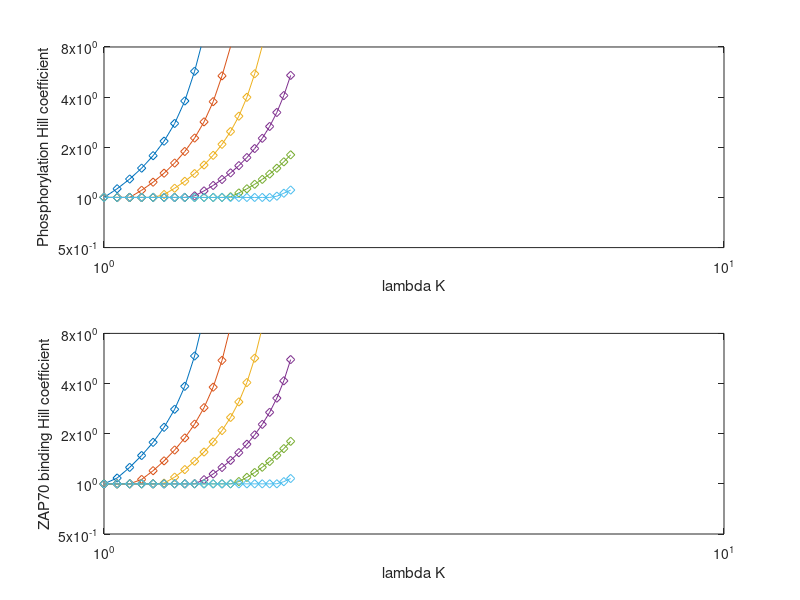
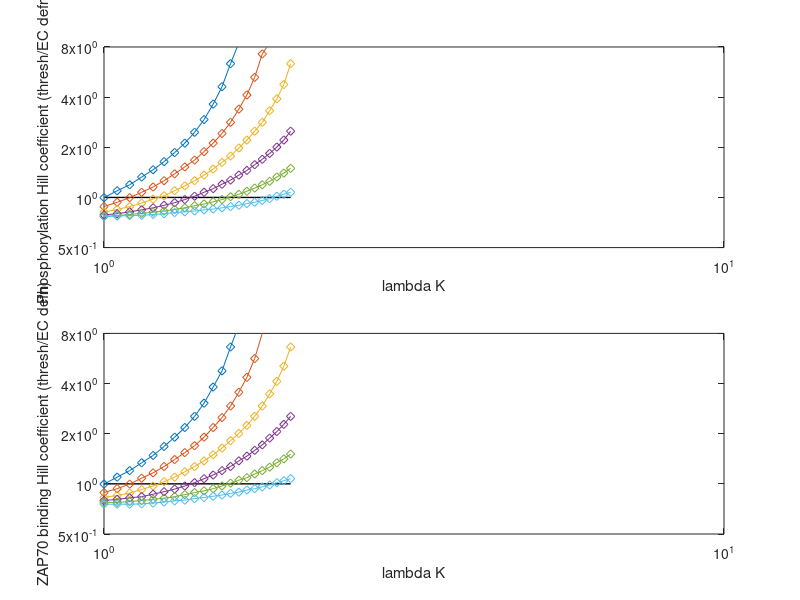
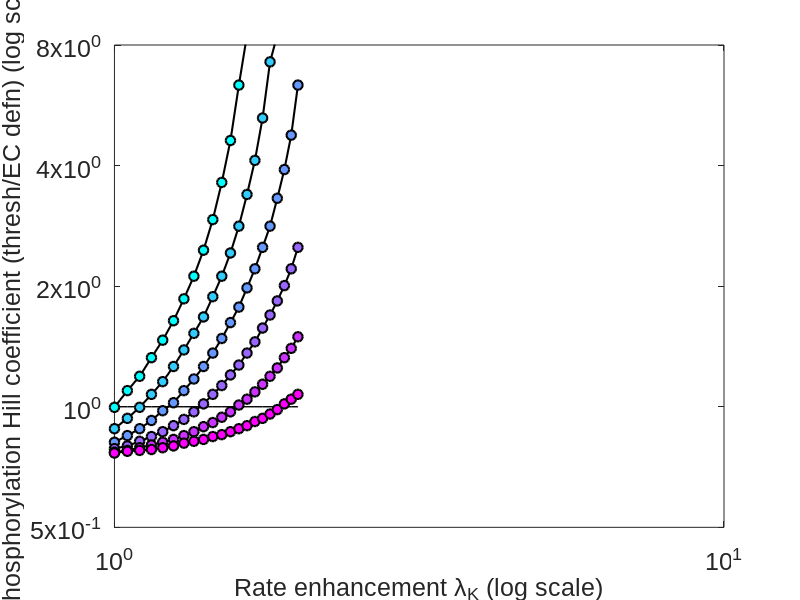

Source code (MATLAB) for these figures, in order:
% Integrative model for Lara

lambdaKArray = 1:0.05:2.0;%1.5;
lambdaZArray = 1.0:-0.1:0.5;

paramArray      = lambdaKArray;
paramOuterArray = lambdaZArray;

kF0Array = logspace(-5,5,800); % need about 800 for lambdaK big

% storage arrays
PSSArray          = zeros(numel(kF0Array),numel(paramArray));
ZSSArray          = zeros(numel(kF0Array),numel(paramArray));
nH_Z_Array        = zeros(numel(paramArray),numel(paramOuterArray));
nH_P_Array        = zeros(numel(paramArray),numel(paramOuterArray));
nH_thresh_Z_Array = zeros(numel(paramArray),numel(paramOuterArray));
nH_thresh_P_Array = zeros(numel(paramArray),numel(paramOuterArray));

%figure(4);clf(4);
%figure(5);clf(5);
%figure(31);clf(31);

if(0) % option whether or not to perform simulation
    
    for iParamOuter=1:numel(paramOuterArray)
        
        for iParam=1:numel(paramArray) % loop through parameter
            
            for iDose=1:numel(kF0Array) % loop through KP doses
                
                % biophysical parameters
                kK0 = 1; %s-1
                kF0 = kF0Array(iDose); %s-1
                kon0 = 0.1; %s-1
                koff = 0.01; %s-1
                
                N = 10; % number of sites
                
                lambdaK = lambdaKArray(iParam);%1;
                lambdaZ = lambdaZArray(iParamOuter);%1;
                
                % system
                
                dnPdt =@(nP,nZ) kK0*lambdaK.^nP.*lambdaZ.^nZ.*(N-nP) - kF0*lambdaK.^nP.*lambdaZ.^nZ.*(nP-nZ);
                dnZdt =@(nP,nZ) kon0*lambdaK.^nP.*lambdaZ.^nZ.*(nP-nZ) - koff*nZ;
                
                % CONSTANT DEPHOSPHORYLATION RATE
                %dnPdt =@(nP,nZ) kK0*lambdaK.^nP.*lambdaZ.^nZ.*(N-nP) - kF0*(nP-nZ);
                
                [T,X] = ode23s( @(t,x)[dnPdt(x(1),x(2));dnZdt(x(1),x(2))], [0,1e3], [0,0]);
                
                if(0)
                    figure(1); %clf;
                    hold on;
                    plot(T,X(:,1),'-', 'color', [0.5 0 1]); % purple for phosphorylated
                    plot(T,X(:,2),'-r'); % red for ZAP
                    
                    display(iDose);
                end
                
                PSSArray(iDose,iParam) = X(end,1);
                ZSSArray(iDose,iParam) = X(end,2);
                
            end % finished loop through KP doses
            
            % Compute Hill
            KPRatioArray = kK0./kF0Array;
            
            if(any(diff(PSSArray(:,iParam))>0.001))
                nH_P_Array(iParam,iParamOuter) = -1; % set to -1 if it's nonmonotonic increasing.
            else
                
                % quick and dirty nHill using finite differences
                [nHill_finiteDifference, indexMax] = max(diff(log(PSSArray(:,iParam)./(N-PSSArray(:,iParam))))./...
                    diff(log(KPRatioArray')));
                
                % if it's not 1, then fit cubic to derivative
                if nHill_finiteDifference > 1.001
                    domainStart = max(1,indexMax-5);
                    if indexMax == 1
                        domainEnd = 6;
                    else
                        domainEnd = indexMax+5;
                    end
                    
                    y = log(PSSArray(:,iParam)./(N-PSSArray(:,iParam)));
                    x = log(KPRatioArray');
                    diffx = diff(x(domainStart:domainEnd));
                    diffy = diff(y(domainStart:domainEnd));
                    slope = diffy./diffx;
                    
                    fit = polyfit(x(domainStart:domainEnd-1),slope,3);
                    slope_fit = polyval(fit,x(domainStart:domainEnd-1));
                    HillCoeffMaxSlope = max(slope_fit);
                    
                    nH_P_Array(iParam,iParamOuter) = HillCoeffMaxSlope;
                    
                    if max(abs(slope_fit-slope))>0.1*(max(slope_fit)-min(slope_fit))
                        display('Cubic fit inaccuracy!');
                    end
                    
                    if (0) % plots for debugging the Hill coefficient calculator
                        figure(5); hold on;
                        subplot(4,1,1);hold on;
                        plot(KPRatioArray,PSSArray(:,iParam))
                        set(gca,'xscale','log');
                        
                        subplot(4,1,2);hold on;
                        plot(KPRatioArray,PSSArray(:,iParam)./(N-PSSArray(:,iParam)))
                        set(gca,'xscale','log','yscale','log');
                        
                        subplot(4,1,3);hold on;
                        plot(x,y)
                        
                        subplot(4,1,4);hold on;
                        plot(x(1:end-1),diff(y)./diff(x))
                        
                        figure(4); hold on;
                        plot(x(domainStart:domainEnd-1), slope,'s')
                        plot(x(domainStart:domainEnd-1), slope_fit,'-');
                        
                        drawnow;
                    end
                    
                else
                    nH_P_Array(iParam,iParamOuter) = 1;
                end
                
            end
            
            if(any(diff(ZSSArray(:,iParam))>0.001))
                nH_Z_Array(iParam,iParamOuter) = -1;  % set to -1 if it's nonmonotonic increasing.
            else
                nH_Z_Array(iParam,iParamOuter) = max(diff(log(ZSSArray(:,iParam)./(N-ZSSArray(:,iParam))))./...
                    diff(log(KPRatioArray')));
            end
            
            % threshold definition of hill
            
            [~, iDoseTmp] = min((0.1-ZSSArray(:,iParam)/ZSSArray(1,iParam)).^2);
            EC10 = KPRatioArray(iDoseTmp);
            [~, iDoseTmp] = min((0.5-ZSSArray(:,iParam)/ZSSArray(1,iParam)).^2);
            EC50 = KPRatioArray(iDoseTmp);
            [~, iDoseTmp] = min((0.9-ZSSArray(:,iParam)/ZSSArray(1,iParam)).^2);
            EC90 = KPRatioArray(iDoseTmp);
            
            nH_thresh_Z_Array(iParam,iParamOuter) = log10(81)/log10(EC90/EC10);
            
            [~, iDoseTmp] = min((0.1-PSSArray(:,iParam)/PSSArray(1,iParam)).^2);
            EC10 = KPRatioArray(iDoseTmp);
            [~, iDoseTmp] = min((0.5-PSSArray(:,iParam)/PSSArray(1,iParam)).^2);
            EC50 = KPRatioArray(iDoseTmp);
            [~, iDoseTmp] = min((0.9-PSSArray(:,iParam)/PSSArray(1,iParam)).^2);
            EC90 = KPRatioArray(iDoseTmp);
            
            nH_thresh_P_Array(iParam,iParamOuter) = log10(81)/log10(EC90/EC10);
            
        end % finished sweep through params
        
        
        %%
        
        % Dose response curves
        
        if (iParam == 1)
            skip = 4;
            
            figure(21); clf;
            subplot(2,1,1); hold on; box on;
            plot(KPRatioArray(1:skip:end), PSSArray(1:skip:end));
            set(gca,'xscale','log');
            xlabel('Kinase Phosphatase ratio (ratio of intrinsic rate)');
            ylabel('Number phosphorylation (out of 10)')
            
            legend(num2str(paramArray','%3.2f'),'location','southeast')
            
            subplot(2,1,2); hold on; box on;
            plot(KPRatioArray(1:skip:end), ZSSArray(1:skip:end));
            set(gca,'xscale','log');
            ylabel('Number of ZAP70 bound (out of 10)')
            xlabel('Kinase Phosphatase ratio (ratio of intrinsic rate)');
        end
        
    end % finished sweep through outer params
    
    save('integrativeModel_twoParamSweep.mat');
    
end % if statement to prevent simulation, just for plot generation

%% Hill coefficients

load('integrativeModel_twoParamSweep.mat');

% ---- max derivative defn ----
figure(31); %clf;
subplot(2,1,1); hold on; box on;
plot(paramArray, nH_P_Array,'d-');
set(gca,'xscale','log');
set(gca,'yscale','log');
ylabel('Phosphorylation Hill coefficient');
xlabel('lambda K')
set(gca,'ylim',[2^-1,2^3],'ytick',[0.5 1 2 4 8]);

subplot(2,1,2); hold on; box on;
plot(paramArray, nH_Z_Array,'d-');
set(gca,'xscale','log');
set(gca,'yscale','log');
ylabel('ZAP70 binding Hill coefficient');
xlabel('lambda K');
set(gca,'ylim',[2^-1,2^3],'ytick',[0.5 1 2 4 8]);

% --- EC ratio definition  -----
figure(61); clf;
subplot(2,1,1); hold on; box on;
plot(paramArray, ones(size(paramArray)), '-k', 'LineWidth', 1);
plot(paramArray, nH_thresh_P_Array,'d-');
set(gca,'xscale','log');
set(gca,'yscale','log');
ylabel('Phosphorylation Hill coefficient (thresh/EC defn)');
xlabel('lambda K')
set(gca,'ylim',[2^-1,2^3],'ytick',[0.5 1 2 4 8]);

subplot(2,1,2); hold on; box on;
plot(paramArray, ones(size(paramArray)), '-k', 'LineWidth', 1);
plot(paramArray, nH_thresh_Z_Array,'d-');
set(gca,'xscale','log');
set(gca,'yscale','log');
ylabel('ZAP70 binding Hill coefficient (thresh/EC defn)');
xlabel('lambda K');
set(gca,'ylim',[2^-1,2^3],'ytick',[0.5 1 2 4 8]);

% --- RENDER -----

uglyColors = 0;
colours= cool(numel(paramOuterArray)+2*uglyColors); 
colours = colours((uglyColors+1):(end-uglyColors),:);

% --- EC ratio definition  -----
figure(103); clf; hold on; box on;
plot(paramArray, ones(size(paramArray)), '-k', 'LineWidth', 1);
for iParamOuter=1:numel(paramOuterArray)
    plot(paramArray, nH_thresh_P_Array(:,iParamOuter),'ok-','markerfacecolor',colours(iParamOuter,:),'markersize',7,'linewidth',1.5);
end
set(gca,'xscale','log');
set(gca,'yscale','log');
ylabel1 = ('Phosphorylation Hill coefficient (thresh/EC defn) (log scale)');
xlabel1 = ('Rate enhancement \lambda_K (log scale)');
set(gca,'ylim',[2^-1,2^3],'ytick',[0.5 1 2 4 8]);

pos = get(gcf, 'position');
set(gcf,'units','centimeters','position',[pos(1),pos(2),15,12]);
set(gca,'FontName','Arial','FontSize',18);
xlabel(xlabel1,'FontName','Arial','FontSize',18);
ylabel(ylabel1,'FontName','Arial','FontSize',18);
